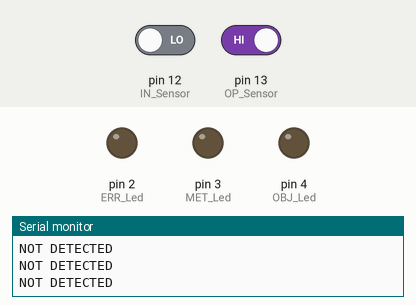
Recording of a sketch running on a simulated Arduino Uno, built with avr-gcc and run on an emulated ATmega328P. On the bench: output pins drawn as LEDs (lit = HIGH), the last lines printed to the serial monitor. Inputs (shaded band) come from the test bench; at power-on: pin 12 (IN_Sensor) LOW, pin 13 (OP_Sensor) HIGH.

Above: at 2.3 s.
2.4 s: pin 12 (IN_Sensor) driven HIGH
At 3.3 s:
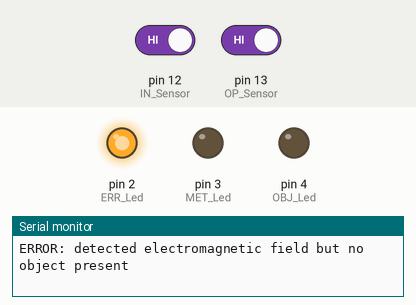
4.0 s: pin 13 (OP_Sensor) driven LOW
At 4.5 s:
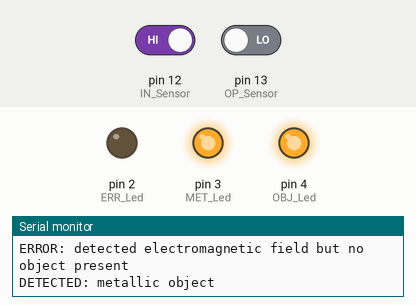
5.5 s: pin 12 (IN_Sensor) driven LOW
At 6.7 s:
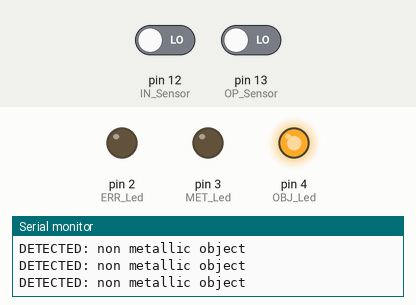
7.0 s: pin 13 (OP_Sensor) driven HIGH
At 8.1 s:
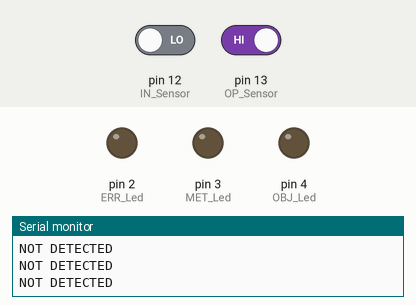
Timing chart, 0 to 9.5 s (numbered marks = the images above; inputs shaded):
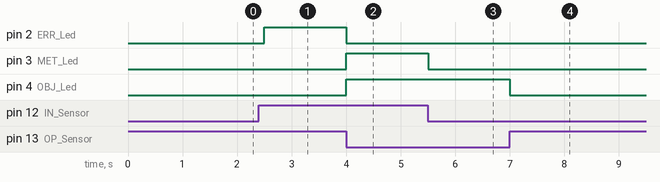

Measured:
- after the input at 2.4 s, pin 2 (ERR_Led): LOW → HIGH after 0.10 s
- after the input at 4.0 s, pin 2 (ERR_Led): HIGH → LOW at once; pin 3 (MET_Led), pin 4 (OBJ_Led): LOW → HIGH at once
- after the input at 5.5 s, pin 3 (MET_Led): HIGH → LOW at once
- after the input at 7.0 s, pin 4 (OBJ_Led): HIGH → LOW at once

The sketch:

Sensori_Oggetto.ino
```cpp
int time = 500;       // delay

int OP_Sensor = 13;   // optical sensor
int IN_Sensor = 12;   // inductive sensor
int OBJ_Led = 4;      // green led for object detected
int MET_Led = 3;      // yellow led for metallic detected
int ERR_Led = 2;      // red led for error status

void setup() {

  Serial.begin(115200);

  // pin mode definition
  pinMode(OP_Sensor, INPUT);
  pinMode(IN_Sensor, INPUT);
  pinMode(OBJ_Led, OUTPUT);
  pinMode(MET_Led, OUTPUT);
  pinMode(ERR_Led, OUTPUT);

}

void loop() {

  delay(time);

  //  read sensor state
  int OP_input = digitalRead(OP_Sensor);
  int IN_input = digitalRead(IN_Sensor);

  if (OP_input == LOW && IN_input == HIGH){                 // op sensor and in sensor both detected

    Serial.println("DETECTED: metallic object");
    digitalWrite(ERR_Led, LOW);
    digitalWrite(OBJ_Led, HIGH);
    digitalWrite(MET_Led, HIGH);

  } else if (OP_input == LOW && IN_input == LOW){           // op sensor detects, in sensor no

    Serial.println("DETECTED: non metallic object");
    digitalWrite(ERR_Led, LOW);
    digitalWrite(OBJ_Led, HIGH);
    digitalWrite(MET_Led, LOW);

  } else if (OP_input == HIGH && IN_input == LOW){          // op sensor and in sensor do not detect

    Serial.println("NOT DETECTED");
    digitalWrite(ERR_Led, LOW);
    digitalWrite(OBJ_Led, LOW);
    digitalWrite(MET_Led, LOW);

  } else if (OP_input == HIGH && IN_input == HIGH){         // ERROR - op sensor not detect, in sensor detects

    Serial.println("ERROR: detected electromagnetic field but no object present");
    digitalWrite(ERR_Led, HIGH);
    digitalWrite(OBJ_Led, LOW);
    digitalWrite(MET_Led, LOW);

  } else {                                                  // ERROR - no other option metched

    Serial.println("ERROR: general error, check if everything is correctly connected and functioning");
    digitalWrite(ERR_Led, HIGH);
    digitalWrite(OBJ_Led, LOW);
    digitalWrite(MET_Led, LOW);

  }
}
```
